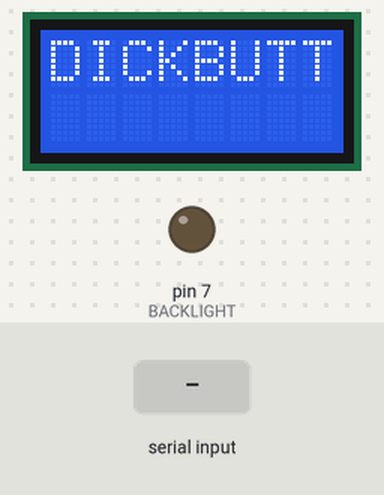
This sketch was run on a simulated Arduino Uno, built with avr-gcc and run on an emulated ATmega328P. Shown: 8×2 character LCD, output pins drawn as LEDs (lit = HIGH). The test bench sets the inputs (shaded band).

Above: at 0.1 s.
1.6 s: "1" received over the second serial link
At 2.8 s:
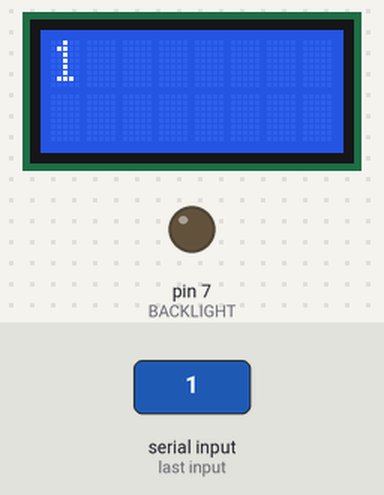
3.1 s: "0" received over the second serial link
At 4.1 s:
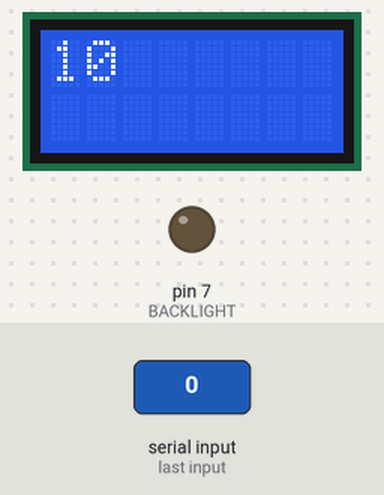
4.6 s: "2" received over the second serial link
At 5.2 s:
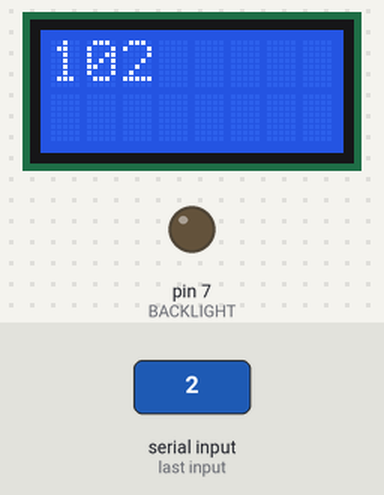
Timing chart, 0 to 7.6 s (numbered marks = the images above; inputs shaded):
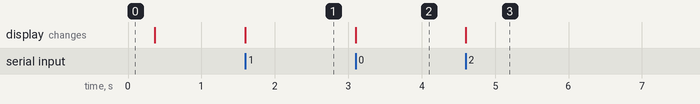

Measured:
- after the input at 1.6 s, the display: changes at once (image 1)
- after the input at 3.1 s, the display: changes at once (image 2)
- after the input at 4.6 s, the display: changes at once (image 3)

The sketch:

lcd_dufflebag.ino
```cpp
/*
 * lcd_dufflebag.h
 */

#include <Arduino.h>
#include <EEPROM.h>
#include <LiquidCrystal.h>
#include <SoftwareSerial.h>
#include "lcd_dufflebag.h"

byte brightness = 0x7f;

SoftwareSerial nouart(RX, TX);
LiquidCrystal lcd = LiquidCrystal(RS, RW, E, DB4, DB5, DB6, DB7);

void display_setup() {

  pinMode(BACKLIGHT, OUTPUT);
  analogWrite(BACKLIGHT, brightness);

  lcd.begin(COLS, ROWS);
  lcd.print("DICKBUTT");
  delay(300);
  lcd.clear();

}

void cmd_clear() {
  lcd.clear();
}

void cmd_home() {
  lcd.home();
}

void cmd_reset() {
  display_setup();
}

void setup() {

  display_setup();

  nouart.begin(9600);

}

void loop() {

  // Poll for new data
  if (nouart.available()) {
    byte c = nouart.read();

    // Check for and handle magical command bytes. Should make this a proper
    // state machine.
    if (c >= UART_CMD_MIN) {
      switch (c) {
        case UART_CMD_HOME:
          break;
        case UART_CMD_CLEAR:
          break;
        case UART_CMD_RESET:
          break;
        default:
          break;
      }

    // Default is to write a character to the display
    } else {
      lcd.write(c);
    }

  }

}
```

lcd_dufflebag.h
```cpp
#ifndef __LCD_DUFFLEBAG_H
#define __LCD_DUFFLEBAG_H

#include<Arduino.h>

#if 0
//#define Wire TinyWireS

#ifndef TWI_RX_BUFFER_SIZE
#define TWI_RX_BUFFER_SIZE (16)
#endif

// Address where the i2c address should be stored in EEPROM
#define EEPROM_I2C_ADDR 0x00

// Default i2c address if one has not been stored yet
#define DEFAULT_I2C_ADDR 0x42

#define REG_LINE1  (0x00)
#define REG_LINE2  (0x10)
#define REG_BRIGHT (0x11)
#define REG_MAX    (0x12)
#endif

// Pin mappings
#define RS  (8)
#define RW  (9)
#define E   (10)

#define DB4 (0)
#define DB5 (1)
#define DB6 (2)
#define DB7 (3)

#define BACKLIGHT (7)

#define RX  (6)
#define TX  (5)
#define CLK (4)

// LCD parameters
#define COLS (8)
#define ROWS (2)

// Serial commands
#define UART_CMD_MIN    (0x7F)
#define UART_CMD_HOME   (0xFD)
#define UART_CMD_CLEAR  (0xFE)
#define UART_CMD_RESET  (0xFF)

#endif
```
